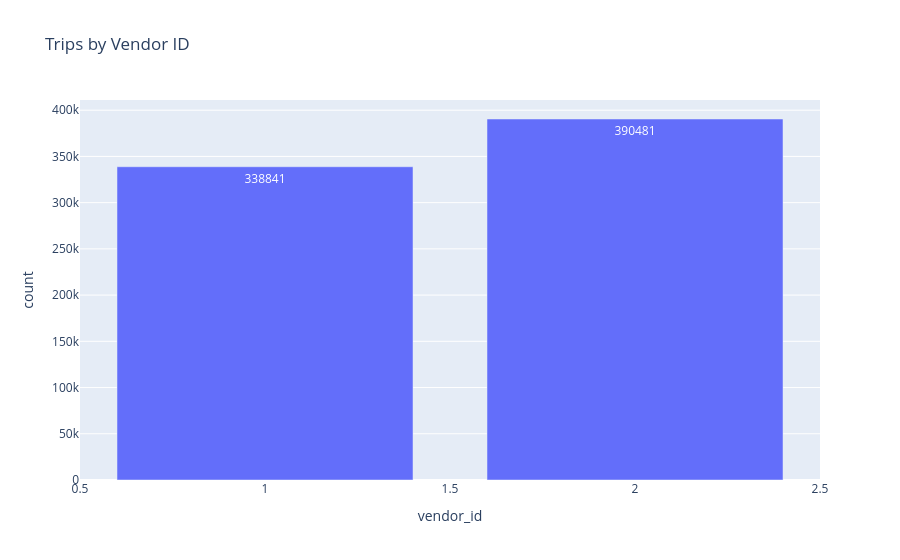

Write notebook code for a chart like this one.
### Markdown cell above
3.5 Non‑Spatial “Geographic” Heatmap: vendor_id counts

### Code cell
import plotly.express as px

vc = df['vendor_id'].value_counts().reset_index()
vc.columns = ['vendor_id', 'count']

fig = px.bar(vc, x='vendor_id', y='count', text='count',
             title='Trips by Vendor ID')
fig.show()

### Figure 1 — Plotly figure (JSON) as saved in the notebook; plotly's stock layout.template omitted (floating-point values rounded to 4 significant figures)
{"data": [{"hovertemplate": "vendor_id=%{x}<br>count=%{text}<extra></extra>", "legendgroup": "", "marker": {"color": "#636efa", "pattern": {"shape": ""}}, "name": "", "orientation": "v", "showlegend": false, "text": [390500.0, 338800.0], "textposition": "auto", "type": "bar", "x": [2, 1], "xaxis": "x", "y": [390481, 338841], "yaxis": "y"}], "layout": {"barmode": "relative", "legend": {"tracegroupgap": 0}, "title": {"text": "Trips by Vendor ID"}, "xaxis": {"anchor": "y", "domain": [0, 1], "title": {"text": "vendor_id"}}, "yaxis": {"anchor": "x", "domain": [0, 1], "title": {"text": "count"}}}}
